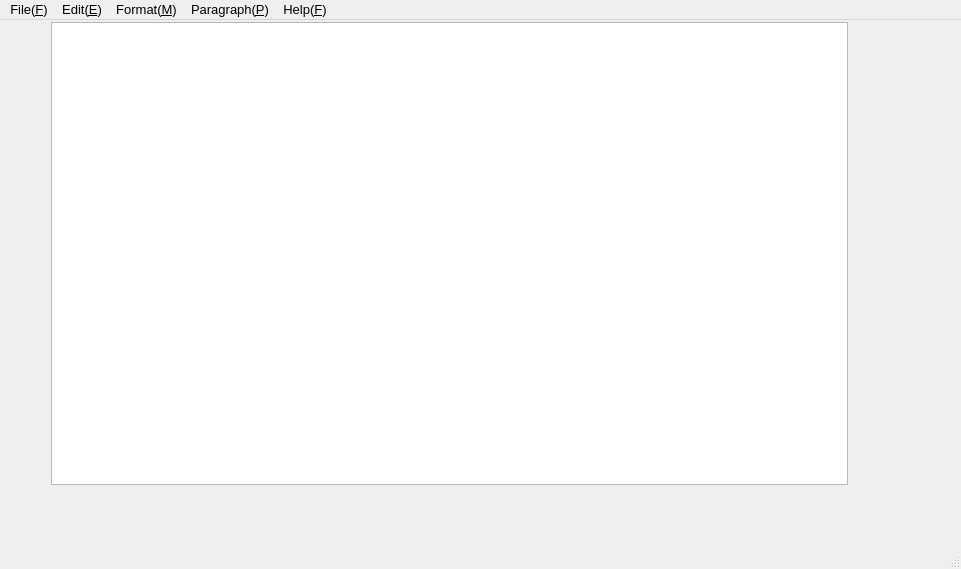
<?xml version="1.0" encoding="UTF-8"?>
<ui version="4.0">
 <class>notebook</class>
 <widget class="QMainWindow" name="notebook">
  <property name="geometry">
   <rect>
    <x>0</x>
    <y>0</y>
    <width>961</width>
    <height>569</height>
   </rect>
  </property>
  <property name="minimumSize">
   <size>
    <width>450</width>
    <height>300</height>
   </size>
  </property>
  <property name="font">
   <font>
    <pointsize>10</pointsize>
   </font>
  </property>
  <property name="windowTitle">
   <string>MainWindow</string>
  </property>
  <widget class="QWidget" name="centralwidget">
   <widget class="QTextEdit" name="textEdit">
    <property name="geometry">
     <rect>
      <x>51</x>
      <y>2</y>
      <width>797</width>
      <height>463</height>
     </rect>
    </property>
    <property name="font">
     <font>
      <pointsize>10</pointsize>
     </font>
    </property>
    <property name="mouseTracking">
     <bool>false</bool>
    </property>
    <property name="focusPolicy">
     <enum>Qt::TabFocus</enum>
    </property>
    <property name="acceptDrops">
     <bool>false</bool>
    </property>
    <property name="inputMethodHints">
     <set>Qt::ImhNone</set>
    </property>
    <property name="sizeAdjustPolicy">
     <enum>QAbstractScrollArea::AdjustToContents</enum>
    </property>
   </widget>
  </widget>
  <widget class="QMenuBar" name="menubar">
   <property name="geometry">
    <rect>
     <x>0</x>
     <y>0</y>
     <width>961</width>
     <height>26</height>
    </rect>
   </property>
   <widget class="QMenu" name="menuFile">
    <property name="title">
     <string>File(&amp;F)</string>
    </property>
    <addaction name="actionNew"/>
    <addaction name="actionOpen"/>
    <addaction name="actionSave"/>
    <addaction name="actionSaveAs"/>
   </widget>
   <widget class="QMenu" name="menuEdit_E">
    <property name="title">
     <string>Edit(&amp;E)</string>
    </property>
    <addaction name="actionCut"/>
    <addaction name="actionCopy"/>
    <addaction name="actionPaste"/>
    <addaction name="actionFind"/>
    <addaction name="actionReplace"/>
    <addaction name="actionUndo"/>
    <addaction name="actionRedo"/>
   </widget>
   <widget class="QMenu" name="menuFormat_M">
    <property name="title">
     <string>Format(&amp;M)</string>
    </property>
    <addaction name="actionColor"/>
    <addaction name="actionSize"/>
    <addaction name="actionFont"/>
   </widget>
   <widget class="QMenu" name="menuParagraph_P">
    <property name="title">
     <string>Paragraph(&amp;P)</string>
    </property>
    <addaction name="actionAlignRight"/>
    <addaction name="actionAlignLeft"/>
    <addaction name="actionAlignCenter"/>
    <addaction name="actionline_num"/>
   </widget>
   <widget class="QMenu" name="menuHelp_F">
    <property name="title">
     <string>Help(&amp;F)</string>
    </property>
    <addaction name="actionAbout"/>
   </widget>
   <addaction name="menuFile"/>
   <addaction name="menuEdit_E"/>
   <addaction name="menuFormat_M"/>
   <addaction name="menuParagraph_P"/>
   <addaction name="menuHelp_F"/>
  </widget>
  <widget class="QStatusBar" name="statusbar"/>
  <action name="actionAbout">
   <property name="text">
    <string>About</string>
   </property>
  </action>
  <action name="actionAlignRight">
   <property name="text">
    <string>Align right</string>
   </property>
  </action>
  <action name="actionAlignLeft">
   <property name="text">
    <string>Align left</string>
   </property>
  </action>
  <action name="actionAlignCenter">
   <property name="text">
    <string>Align center</string>
   </property>
  </action>
  <action name="actionColor">
   <property name="text">
    <string>Color</string>
   </property>
  </action>
  <action name="actionSize">
   <property name="text">
    <string>Size</string>
   </property>
  </action>
  <action name="actionFont">
   <property name="text">
    <string>Font</string>
   </property>
  </action>
  <action name="actionCut">
   <property name="text">
    <string>Cut</string>
   </property>
  </action>
  <action name="actionCopy">
   <property name="text">
    <string>Copy</string>
   </property>
  </action>
  <action name="actionPaste">
   <property name="text">
    <string>Paste</string>
   </property>
  </action>
  <action name="actionFind">
   <property name="text">
    <string>Find</string>
   </property>
  </action>
  <action name="actionReplace">
   <property name="text">
    <string>Replace</string>
   </property>
  </action>
  <action name="actionUndo">
   <property name="text">
    <string>Undo</string>
   </property>
  </action>
  <action name="actionRedo">
   <property name="text">
    <string>Redo</string>
   </property>
  </action>
  <action name="actionNew">
   <property name="text">
    <string>New</string>
   </property>
  </action>
  <action name="actionOpen">
   <property name="text">
    <string>Open</string>
   </property>
  </action>
  <action name="actionSave">
   <property name="text">
    <string>Save</string>
   </property>
  </action>
  <action name="actionSaveAs">
   <property name="text">
    <string>Save As</string>
   </property>
  </action>
  <action name="actionshiyan">
   <property name="text">
    <string>shiyan</string>
   </property>
  </action>
  <action name="actionline_num">
   <property name="text">
    <string>linenum</string>
   </property>
  </action>
 </widget>
 <resources/>
 <connections/>
</ui>
